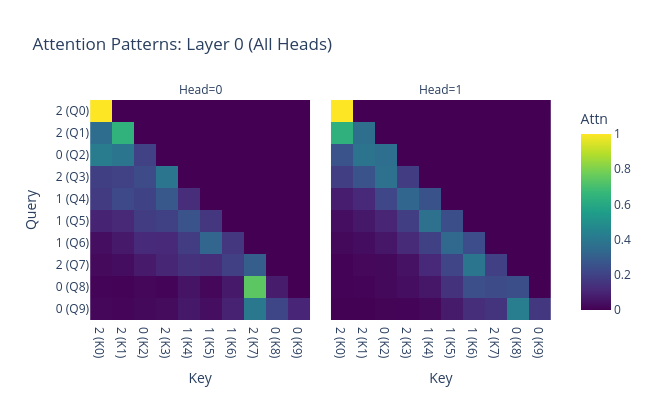

Notebook cell for this chart:
### Code cell
logits, cache = model.run_with_cache(input_seq)
token_labels = [str(t.item()) for t in input_seq[0]]
plot_attention_heatmap(cache, layer_idx=None, head_idx=None, tokens=token_labels)

### Figure 1 — Plotly figure (JSON) as saved in the notebook; plotly's stock layout.template omitted (floating-point values rounded to 4 significant figures)
{"data": [{"coloraxis": "coloraxis", "hovertemplate": "Key: %{x}<br>Query: %{y}<br>Attn: %{z}<extra></extra>", "name": "0", "type": "heatmap", "x": ["2 (K0)", "2 (K1)", "0 (K2)", "2 (K3)", "1 (K4)", "1 (K5)", "1 (K6)", "2 (K7)", "0 (K8)", "0 (K9)"], "xaxis": "x", "y": ["2 (Q0)", "2 (Q1)", "0 (Q2)", "2 (Q3)", "1 (Q4)", "1 (Q5)", "1 (Q6)", "2 (Q7)", "0 (Q8)", "0 (Q9)"], "yaxis": "y", "z": [[1.0, 0.0, 0.0, 0.0, 0.0, 0.0, 0.0, 0.0, 0.0, 0.0], [0.3552, 0.6448, 0.0, 0.0, 0.0, 0.0, 0.0, 0.0, 0.0, 0.0], [0.4155, 0.3872, 0.1973, 0.0, 0.0, 0.0, 0.0, 0.0, 0.0, 0.0], [0.1875, 0.197, 0.2279, 0.3876, 0.0, 0.0, 0.0, 0.0, 0.0, 0.0], [0.1738, 0.2231, 0.2003, 0.2766, 0.1263, 0.0, 0.0, 0.0, 0.0, 0.0], [0.09681, 0.1129, 0.1804, 0.195, 0.2567, 0.1581, 0.0, 0.0, 0.0, 0.0], [0.03801, 0.06861, 0.1184, 0.1126, 0.1781, 0.3267, 0.1575, 0.0, 0.0, 0.0], [0.02522, 0.03539, 0.07027, 0.1044, 0.1443, 0.1326, 0.191, 0.2969, 0.0, 0.0], [0.008346, 0.005733, 0.01605, 0.01207, 0.05272, 0.01767, 0.06731, 0.743, 0.07711, 0.0], [0.01835, 0.01548, 0.02271, 0.02855, 0.06595, 0.03798, 0.09203, 0.4037, 0.2117, 0.1035]]}, {"coloraxis": "coloraxis", "hovertemplate": "Key: %{x}<br>Query: %{y}<br>Attn: %{z}<extra></extra>", "name": "1", "type": "heatmap", "x": ["2 (K0)", "2 (K1)", "0 (K2)", "2 (K3)", "1 (K4)", "1 (K5)", "1 (K6)", "2 (K7)", "0 (K8)", "0 (K9)"], "xaxis": "x2", "y": ["2 (Q0)", "2 (Q1)", "0 (Q2)", "2 (Q3)", "1 (Q4)", "1 (Q5)", "1 (Q6)", "2 (Q7)", "0 (Q8)", "0 (Q9)"], "yaxis": "y2", "z": [[1.0, 0.0, 0.0, 0.0, 0.0, 0.0, 0.0, 0.0, 0.0, 0.0], [0.6356, 0.3644, 0.0, 0.0, 0.0, 0.0, 0.0, 0.0, 0.0, 0.0], [0.2564, 0.3846, 0.359, 0.0, 0.0, 0.0, 0.0, 0.0, 0.0, 0.0], [0.1842, 0.2593, 0.3738, 0.1827, 0.0, 0.0, 0.0, 0.0, 0.0, 0.0], [0.08249, 0.1158, 0.2162, 0.3313, 0.2542, 0.0, 0.0, 0.0, 0.0, 0.0], [0.03704, 0.06497, 0.1028, 0.1864, 0.3705, 0.2384, 0.0, 0.0, 0.0, 0.0], [0.0227, 0.03327, 0.06176, 0.1204, 0.1951, 0.3321, 0.2347, 0.0, 0.0, 0.0], [0.006499, 0.01909, 0.02381, 0.04791, 0.1126, 0.209, 0.3896, 0.1915, 0.0, 0.0], [0.006017, 0.01089, 0.02262, 0.03753, 0.06336, 0.1441, 0.2426, 0.2317, 0.2412, 0.0], [0.002354, 0.004097, 0.01061, 0.01276, 0.02264, 0.07506, 0.1324, 0.1527, 0.4225, 0.1648]]}], "layout": {"annotations": [{"font": {}, "showarrow": false, "text": "Head=0", "x": 0.2497, "xanchor": "center", "xref": "paper", "y": 1, "yanchor": "bottom", "yref": "paper"}, {"font": {}, "showarrow": false, "text": "Head=1", "x": 0.7502, "xanchor": "center", "xref": "paper", "y": 1, "yanchor": "bottom", "yref": "paper"}], "coloraxis": {"cmax": 1, "cmin": 0, "colorbar": {"title": {"text": "Attn"}}, "colorscale": [[0, "#440154"], [0.1111, "#482878"], [0.2222, "#3e4989"], [0.3333, "#31688e"], [0.4444, "#26828e"], [0.5556, "#1f9e89"], [0.6667, "#35b779"], [0.7778, "#6ece58"], [0.8889, "#b5de2b"], [1, "#fde725"]]}, "height": 400, "title": {"text": "Attention Patterns: Layer 0 (All Heads)"}, "width": 650, "xaxis": {"anchor": "y", "constrain": "domain", "domain": [0, 0.4995], "scaleanchor": "y", "title": {"text": "Key"}}, "xaxis2": {"anchor": "y2", "domain": [0.5005, 1], "matches": "x", "title": {"text": "Key"}}, "yaxis": {"anchor": "x", "autorange": "reversed", "constrain": "domain", "domain": [0, 1], "title": {"text": "Query"}}, "yaxis2": {"anchor": "x2", "domain": [0, 1], "matches": "y", "showticklabels": false}}}
